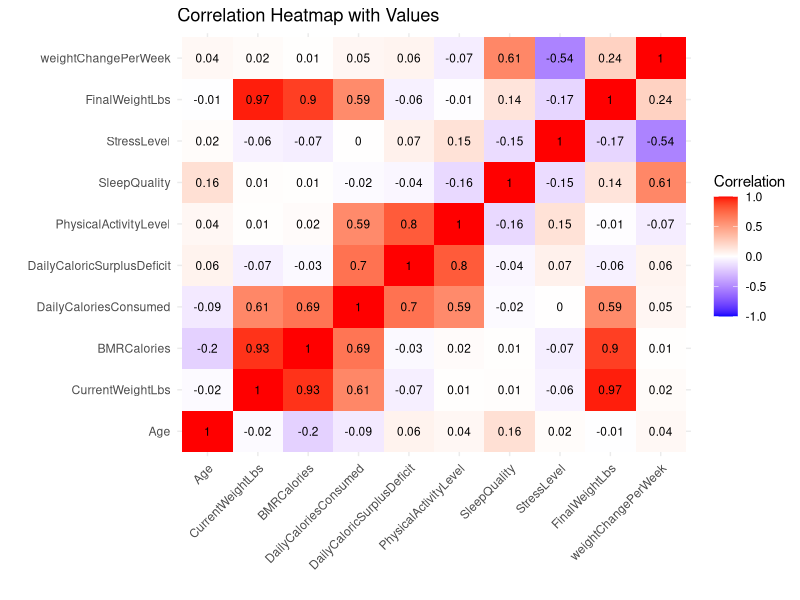
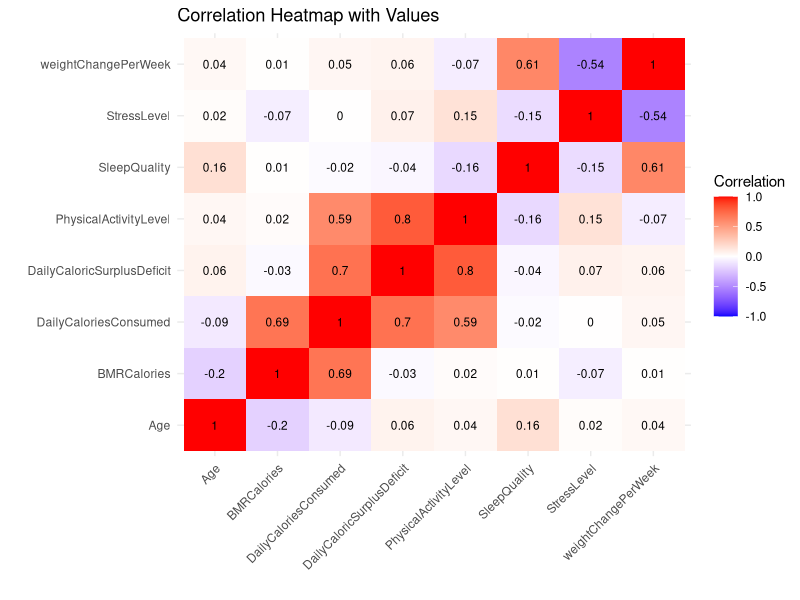
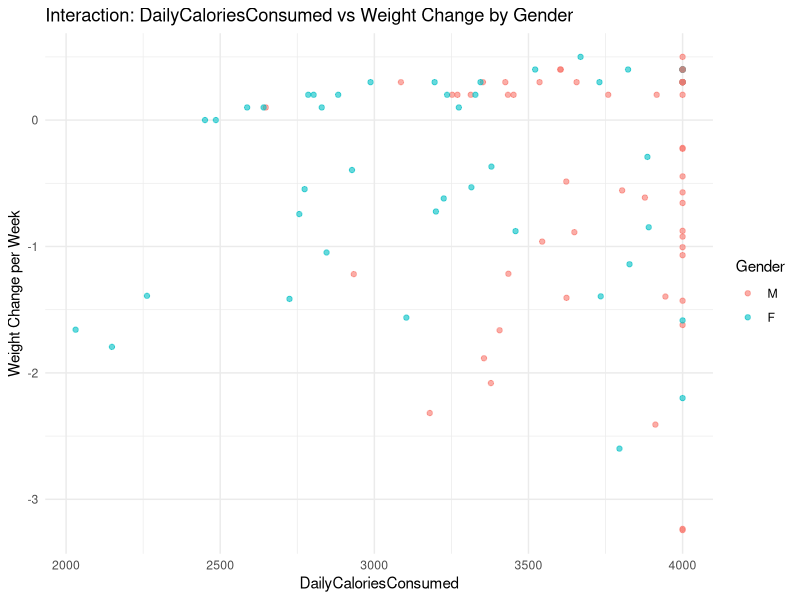
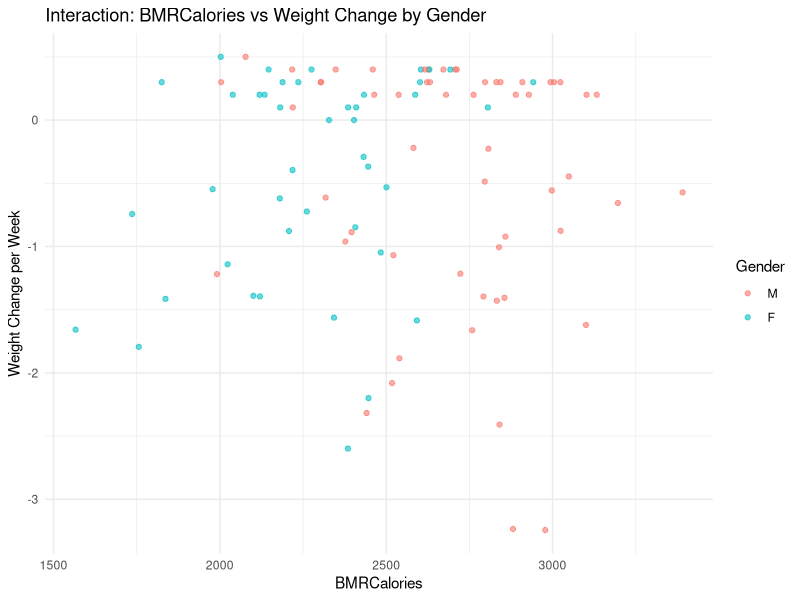
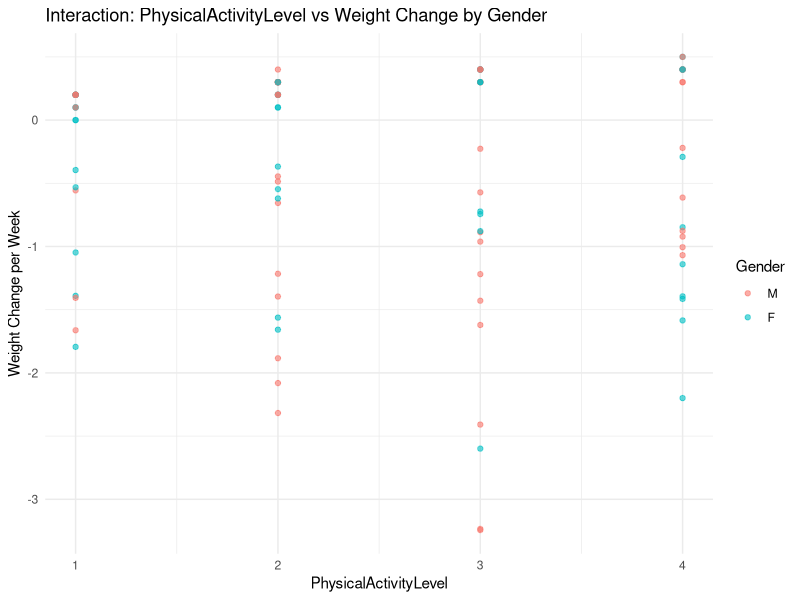
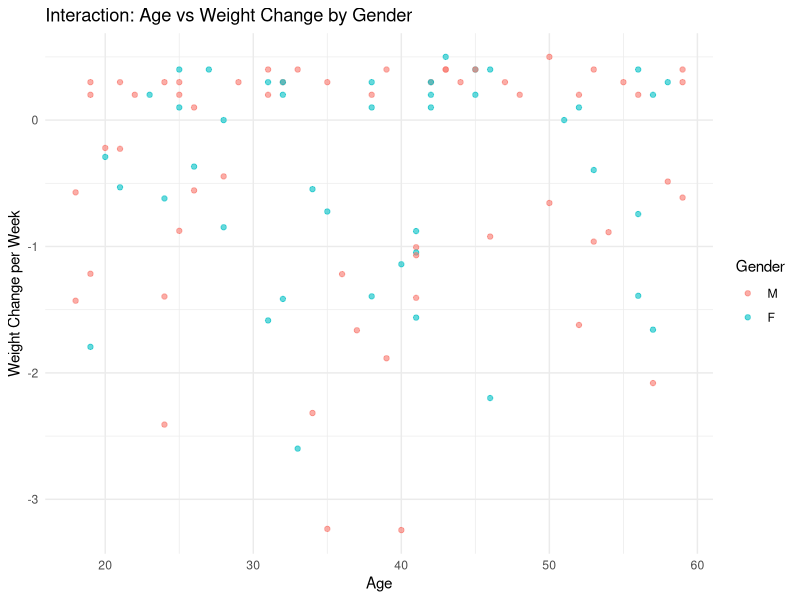
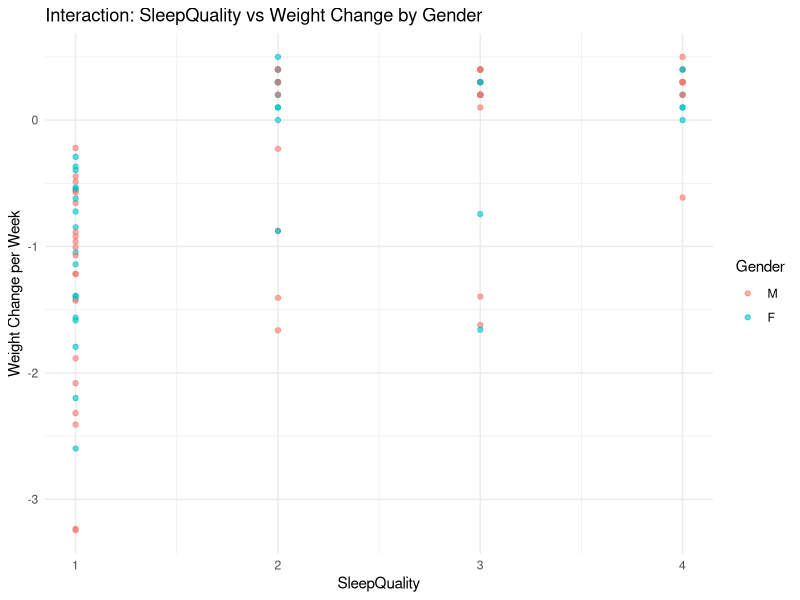
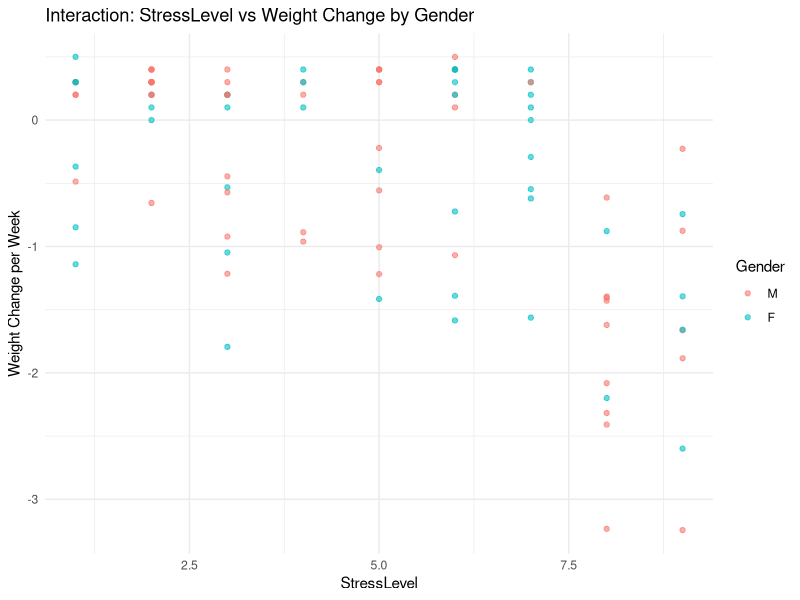

These figures' R source, in order: (Note: this script raises an error after producing the figures.)
## ---- chunk 1
knitr::opts_chunk$set(echo = TRUE)
## ---- chunk 2
library(dplyr)
library(ggplot2)
library(car)
library(reshape2)
## ---- chunk 3
weightData <- read.table("weight_change_dataset.csv", header=TRUE, sep=",")
head(weightData)
## ---- chunk 4

#we treate sleep quality, physical activity level and stress level treat as continuous variables since the levels have a meaningful progression or rank (e.g., increasing physical effort or impact on health).

cleanWeight <- weightData %>%
  mutate(
    Sleep.Quality = case_when(
      Sleep.Quality == "Excellent" ~ 4,
      Sleep.Quality == "Good" ~ 3,
      Sleep.Quality == "Fair" ~ 2,
      Sleep.Quality == "Poor" ~ 1
    ),Physical.Activity.Level = case_when(
      Physical.Activity.Level == "Sedentary" ~ 1,
      Physical.Activity.Level == "Lightly Active" ~ 2,
      Physical.Activity.Level == "Moderately Active" ~ 3,
      Physical.Activity.Level == "Very Active" ~ 4
    )
  )


colnames(cleanWeight) <- c(
  "ParticipantID", "Age", "Gender", 
  "CurrentWeightLbs", "BMRCalories", "DailyCaloriesConsumed", 
  "DailyCaloricSurplusDeficit", "WeightChangeLbs", "DurationWeeks", 
  "PhysicalActivityLevel", "SleepQuality", "StressLevel", 
  "FinalWeightLbs"
)

# Convert categorical variables into factors
cleanWeight <- cleanWeight %>%
  mutate(
    Gender = factor(Gender, levels = c("M", "F"))
  )

#make ratio by weight and duration
#by gradescope suggestion 3

cleanWeight <- cleanWeight %>%
  mutate(weightChangePerWeek = WeightChangeLbs / DurationWeeks) %>%
  select(-ParticipantID, -WeightChangeLbs, -DurationWeeks)

head(cleanWeight)
## ---- chunk 5
numeric_data <- cleanWeight %>%
  select(where(is.numeric))

# Compute correlation matrix
cor_matrix <- cor(numeric_data, use = "complete.obs")

# Melt the correlation matrix for visualization
cor_melt <- melt(cor_matrix)

# Create the heatmap
ggplot(cor_melt, aes(x = Var1, y = Var2, fill = value)) +
  geom_tile() +
  geom_text(aes(label = round(value, 2)), color = "black", size = 3) +
  scale_fill_gradient2(low = "blue", high = "red", mid = "white", midpoint = 0, 
                       limit = c(-1, 1), space = "Lab", name = "Correlation") +
  theme_minimal() +
  theme(axis.text.x = element_text(angle = 45, hjust = 1)) +
  labs(title = "Correlation Heatmap with Values", x = "", y = "")
## ---- chunk 6
cleanWeight <- cleanWeight %>%
  select(-CurrentWeightLbs, -FinalWeightLbs) 

#QUESTION: should I exclude Final weight?
## ---- chunk 7

numeric_data <- cleanWeight %>%
  select(where(is.numeric))
# Compute correlation matrix
cor_matrix <- cor(numeric_data, use = "complete.obs")

# Melt the correlation matrix for visualization
cor_melt <- melt(cor_matrix)

# Create the heatmap
ggplot(cor_melt, aes(x = Var1, y = Var2, fill = value)) +
  geom_tile() +
  geom_text(aes(label = round(value, 2)), color = "black", size = 3) +
  scale_fill_gradient2(low = "blue", high = "red", mid = "white", midpoint = 0, 
                       limit = c(-1, 1), space = "Lab", name = "Correlation") +
  theme_minimal() +
  theme(axis.text.x = element_text(angle = 45, hjust = 1)) +
  labs(title = "Correlation Heatmap with Values", x = "", y = "")
## ---- chunk 8
vif_model <- lm(weightChangePerWeek ~ ., data = cleanWeight)

# Calculate VIF
vif_values <- vif(vif_model)

# Print VIF values
print(vif_values)
## ---- chunk 9
#Incredible High VIF mulicolinearly so delete one vairable
cleanWeight <- cleanWeight %>%
  select(-DailyCaloricSurplusDeficit)


vif_model <- lm(weightChangePerWeek ~ ., data = cleanWeight)

# Calculate VIF
vif_values <- vif(vif_model)

# Print VIF values
print(vif_values)
## ---- chunk 10
predictors <- c("DailyCaloriesConsumed", "BMRCalories","PhysicalActivityLevel", "Age","SleepQuality", "StressLevel")

# Plot each predictor
for (var in predictors) {
  print(
    ggplot(cleanWeight, aes_string(x = var, y = "weightChangePerWeek", color = "Gender")) +
      geom_point(alpha = 0.6) +
      labs(title = paste("Interaction:", var, "vs Weight Change by Gender"),
           x = var, y = "Weight Change per Week") +
      theme_minimal()
  )
}
#It seems BMRCalories will have different trend relative to gender
## ---- chunk 11
regWithInteraction <- lm(weightChangePerWeek ~ Age + Gender * BMRCalories + DailyCaloriesConsumed + PhysicalActivityLevel + StressLevel + SleepQuality,  cleanWeight)
regWithoutInteration <- lm(weightChangePerWeek ~ . , cleanWeight)

## ---- chunk 12
summary(regWithoutInteraction)
#according to the p value the interaction is useless
## ---- chunk 13

summary(regWithInteration)
## ---- chunk 14
reg1 <- lm(weightChangePerWeek ~ Age + Gender + BMRCalories + DailyCaloriesConsumed + StressLevel + SleepQuality, cleanWeight)
summary(reg1)
## ---- chunk 15
reg2 <- lm(weightChangePerWeek ~ Gender + BMRCalories + DailyCaloriesConsumed + StressLevel + SleepQuality, cleanWeight)
summary(reg2)
## ---- chunk 16

reg3 <- lm(weightChangePerWeek ~  Gender + DailyCaloriesConsumed + StressLevel + SleepQuality , cleanWeight_b)
summary(reg3)
## ---- chunk 17
RSS_model <- sum(resid(reg2)^2)         
sigma2 <- summary(reg2)$sigma^2      
p <- length(coef(reg2))                
n <- nrow(cleanWeight_a)        

Cp <- (RSS_model / sigma2) + 2 * p - n
Cp
#valid CP 5+1
plot(reg2)
## ---- chunk 18

RSS_model <- sum(resid(reg3)^2)         
sigma2 <- summary(reg3)$sigma^2      
p <- length(coef(reg3))                
n <- nrow(cleanWeight_b)        

Cp <- (RSS_model / sigma2) + 2 * p - n
Cp
#Valid CP 4+1
plot(reg3)
## ---- chunk 19

meanDCC = mean(cleanWeight$DailyCaloriesConsumed)
reg_cubic <- lm(weightChangePerWeek ~ Gender + 
                 I((meanDCC-DailyCaloriesConsumed)^3) + SleepQuality + StressLevel,  data = cleanWeight)

summary(reg_cubic)
## ---- chunk 20
plot(reg_cubic)
## ---- chunk 21
squared_errors <- numeric(n)

# Perform LOOCV
for (i in 1:n) {
  # Split the data: exclude the i-th observation
  train_data <- cleanWeight[-i, ]
  test_data <- cleanWeight[i, , drop = FALSE]
  
  # Fit the model on the training set
  loocv_model <- lm(weightChangePerWeek ~ Gender + 
                      I((meanDCC - DailyCaloriesConsumed)^3) + SleepQuality + StressLevel,
                    data = train_data)
  
  # Predict the response for the left-out observation
  predicted <- predict(loocv_model, newdata = test_data)
  
  # Calculate the squared error for the i-th observation
  squared_errors[i] <- (test_data$weightChangePerWeek - predicted)^2
}

# Compute the LOOCV MSE
loocv_mse <- mean(squared_errors)
cat("LOOCV Mean Squared Error:", loocv_mse, "\n")
## ---- chunk 22

squared_errors <- numeric(n)

# Perform LOOCV
for (i in 1:n) {
  # Split the data: exclude the i-th observation
  train_data <- cleanWeight[-i, ]
  test_data <- cleanWeight[i, , drop = FALSE]
  
  # Fit the model on the training set
  loocv_model <- lm(weightChangePerWeek ~ Gender + 
                      I((meanDCC - DailyCaloriesConsumed)^3) + SleepQuality + StressLevel,
                    data = train_data)
  
  # Predict the response for the left-out observation
  predicted <- predict(reg3, newdata = test_data)
  
  # Calculate the squared error for the i-th observation
  squared_errors[i] <- (test_data$weightChangePerWeek - predicted)^2
}

# Compute the LOOCV MSE
loocv_mse <- mean(squared_errors)
cat("LOOCV Mean Squared Error:", loocv_mse, "\n")
